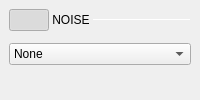
                <widget class="QWidget" name="wNoiseContainer" native="true">
                 <layout class="QVBoxLayout" name="verticalLayout_14">
                  <property name="spacing">
                   <number>6</number>
                  </property>
                  <property name="leftMargin">
                   <number>9</number>
                  </property>
                  <property name="topMargin">
                   <number>9</number>
                  </property>
                  <property name="rightMargin">
                   <number>9</number>
                  </property>
                  <property name="bottomMargin">
                   <number>9</number>
                  </property>
                  <item>
                   <layout class="QHBoxLayout" name="horizontalLayout_8">
                    <property name="spacing">
                     <number>0</number>
                    </property>
                    <property name="topMargin">
                     <number>0</number>
                    </property>
                    <item>
                     <widget class="QPushButton" name="btnNoiseCollapse">
                      <property name="styleSheet">
                       <string notr="true"/>
                      </property>
                      <property name="text">
                       <string/>
                      </property>
                      <property name="checkable">
                       <bool>true</bool>
                      </property>
                      <property name="checked">
                       <bool>true</bool>
                      </property>
                      <property name="subsection_arrow_button" stdset="0">
                       <bool>true</bool>
                      </property>
                     </widget>
                    </item>
                    <item>
                     <widget class="QLabel" name="lblNoise">
                      <property name="sizePolicy">
                       <sizepolicy hsizetype="Preferred" vsizetype="Preferred">
                        <horstretch>0</horstretch>
                        <verstretch>0</verstretch>
                       </sizepolicy>
                      </property>
                      <property name="text">
                       <string> NOISE </string>
                      </property>
                      <property name="subsection_label" stdset="0">
                       <bool>true</bool>
                      </property>
                     </widget>
                    </item>
                    <item>
                     <widget class="Line" name="line">
                      <property name="sizePolicy">
                       <sizepolicy hsizetype="Expanding" vsizetype="Fixed">
                        <horstretch>0</horstretch>
                        <verstretch>0</verstretch>
                       </sizepolicy>
                      </property>
                      <property name="minimumSize">
                       <size>
                        <width>0</width>
                        <height>1</height>
                       </size>
                      </property>
                      <property name="maximumSize">
                       <size>
                        <width>16777215</width>
                        <height>1</height>
                       </size>
                      </property>
                      <property name="orientation">
                       <enum>Qt::Horizontal</enum>
                      </property>
                      <property name="subsection_line" stdset="0">
                       <bool>true</bool>
                      </property>
                     </widget>
                    </item>
                   </layout>
                  </item>
                  <item>
                   <widget class="QWidget" name="wNoise" native="true">
                    <layout class="QVBoxLayout" name="verticalLayout_9">
                     <property name="spacing">
                      <number>6</number>
                     </property>
                     <property name="leftMargin">
                      <number>0</number>
                     </property>
                     <property name="topMargin">
                      <number>0</number>
                     </property>
                     <property name="rightMargin">
                      <number>0</number>
                     </property>
                     <property name="bottomMargin">
                      <number>0</number>
                     </property>
                     <item>
                      <widget class="QComboBox" name="cbNoiseType">
                       <item>
                        <property name="text">
                         <string>None</string>
                        </property>
                       </item>
                       <item>
                        <property name="text">
                         <string>Uniform</string>
                        </property>
                       </item>
                       <item>
                        <property name="text">
                         <string>Gaussian</string>
                        </property>
                       </item>
                       <item>
                        <property name="text">
                         <string>Laplacian</string>
                        </property>
                       </item>
                       <item>
                        <property name="text">
                         <string>Impulse</string>
                        </property>
                       </item>
                      </widget>
                     </item>
                     <item>
                      <layout class="QHBoxLayout" name="horizontalLayout_5">
                       <property name="topMargin">
                        <number>0</number>
                       </property>
                       <item>
                        <spacer name="horizontalSpacer">
                         <property name="orientation">
                          <enum>Qt::Horizontal</enum>
                         </property>
                         <property name="sizeHint" stdset="0">
                          <size>
                           <width>40</width>
                           <height>20</height>
                          </size>
                         </property>
                        </spacer>
                       </item>
                      </layout>
                     </item>
                    </layout>
                   </widget>
                  </item>
                 </layout>
                </widget>
